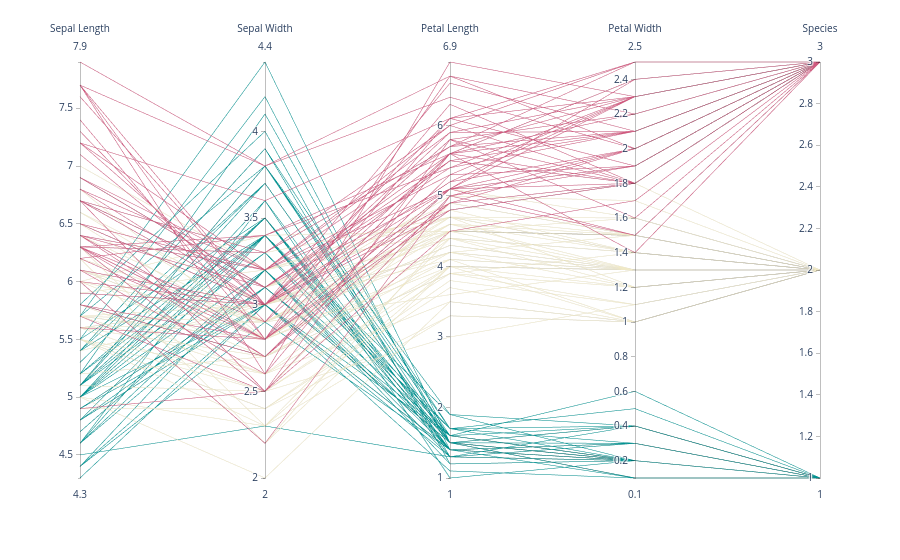

The cell this chart's notebook holds for it:
### Code cell
import plotly.express as px

df2 = px.data.iris()

fig = px.parallel_coordinates(
    df2, 
    color="species_id", 
    labels={"species_id": "Species",
            "sepal_width": "Sepal Width", 
            "sepal_length": "Sepal Length", 
            "petal_width": "Petal Width", 
            "petal_length": "Petal Length", },
    color_continuous_scale=px.colors.diverging.Tealrose,
    color_continuous_midpoint=2)

fig.update_layout(coloraxis_showscale=False)
fig.show()

### Figure 1 — Plotly figure (JSON) as saved in the notebook; plotly's stock layout.template omitted (floating-point values rounded to 4 significant figures; data arrays with more than 128 entries replaced by an {"elided": "..."} marker saying what was removed)
{"data": [{"dimensions": [{"label": "Sepal Length", "values": {"elided": "150 float values"}}, {"label": "Sepal Width", "values": {"elided": "150 float values"}}, {"label": "Petal Length", "values": {"elided": "150 float values"}}, {"label": "Petal Width", "values": {"elided": "150 float values"}}, {"label": "Species", "values": {"elided": "150 int values"}}], "domain": {"x": [0, 1], "y": [0, 1]}, "line": {"color": {"elided": "150 int values"}, "coloraxis": "coloraxis"}, "name": "", "type": "parcoords"}], "layout": {"autosize": true, "coloraxis": {"cmid": 2, "colorbar": {"title": {"text": "Species"}}, "colorscale": [[0, "rgb(0, 147, 146)"], [0.1667, "rgb(114, 170, 161)"], [0.3333, "rgb(177, 199, 179)"], [0.5, "rgb(241, 234, 200)"], [0.6667, "rgb(229, 185, 173)"], [0.8333, "rgb(217, 137, 148)"], [1, "rgb(208, 88, 126)"]], "showscale": false}, "legend": {"tracegroupgap": 0}, "margin": {"t": 60}}}
